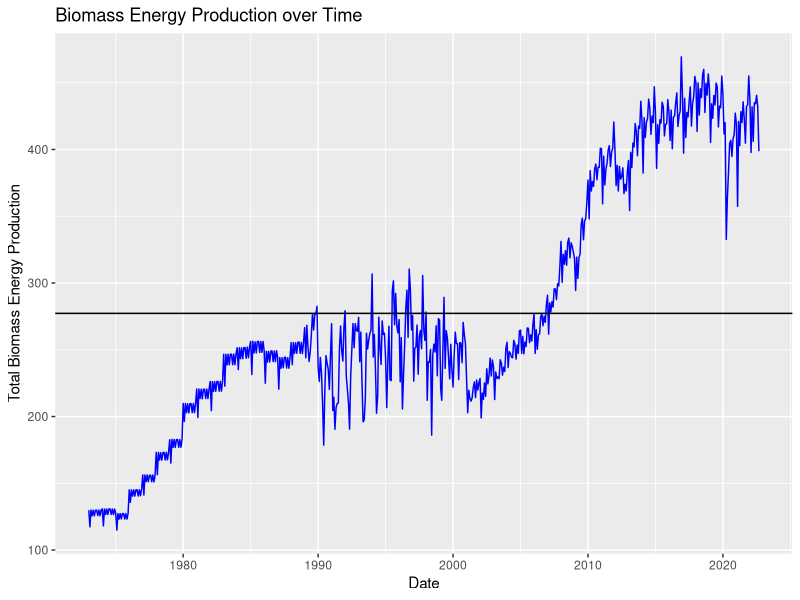
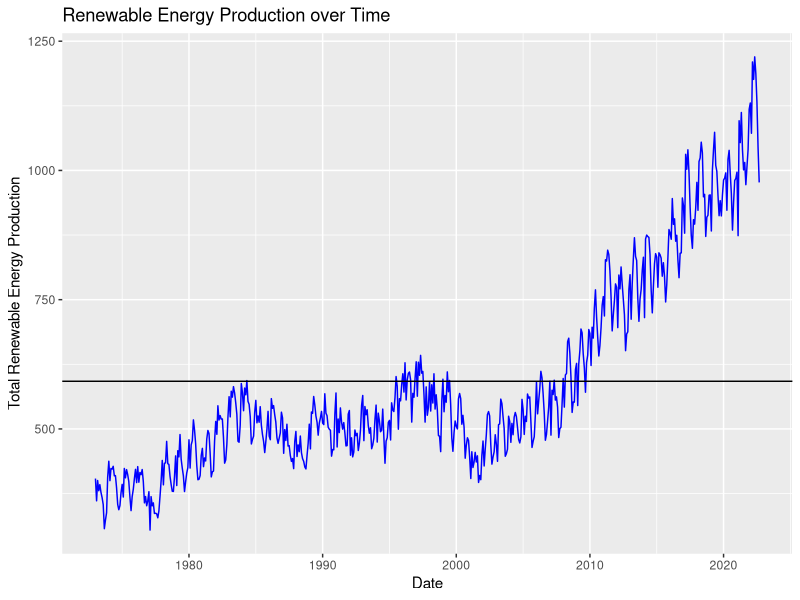
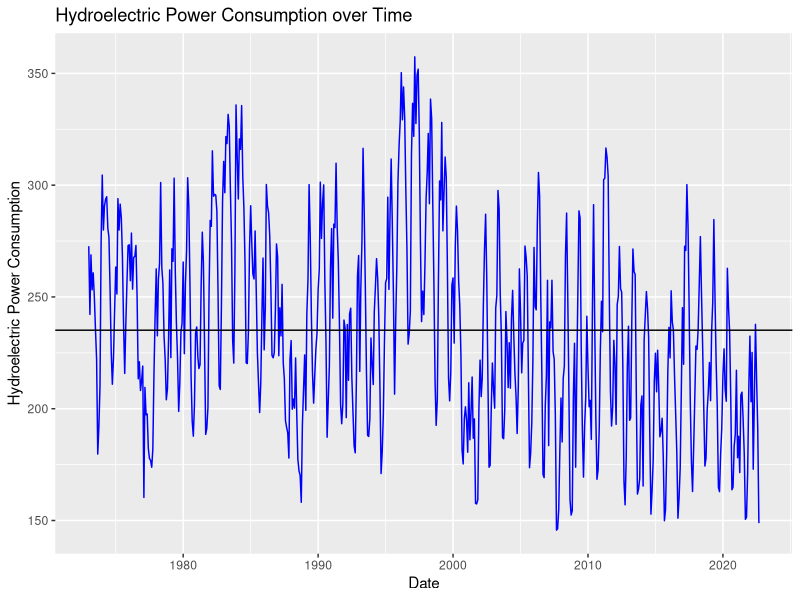
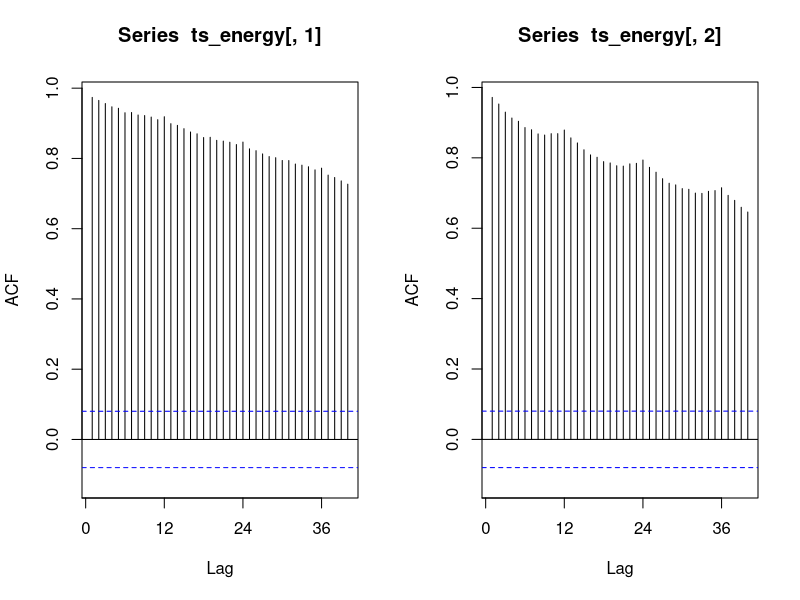
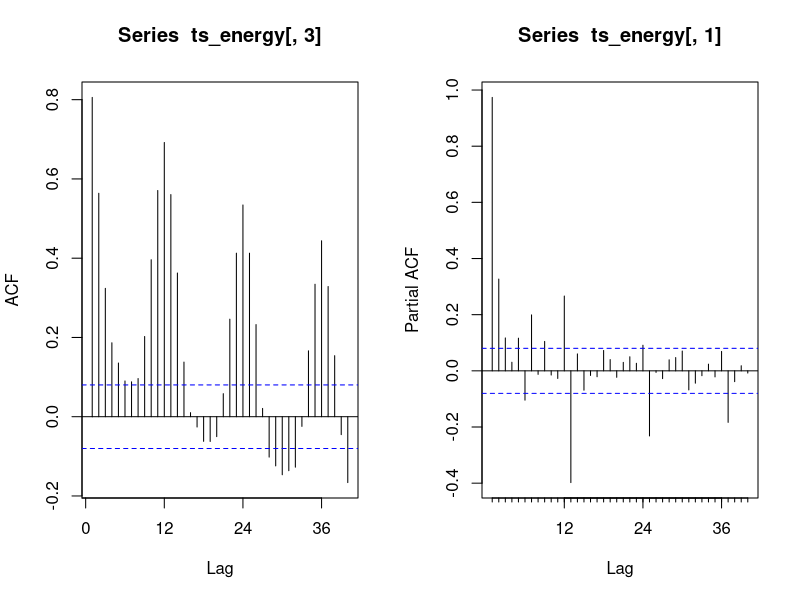
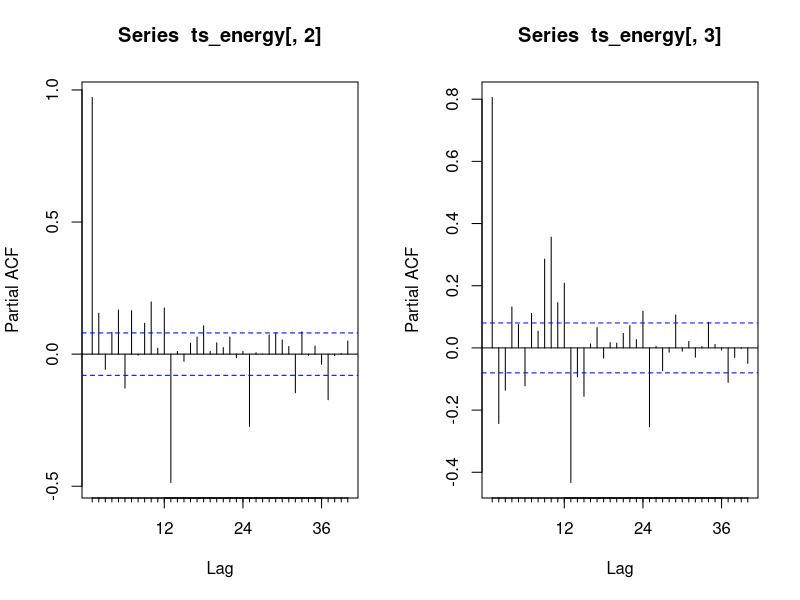

Here is the R script that generated these plots, in order:
## ---- chunk 1
#Load/install required package here

library(forecast)
library(tseries)
library(dplyr)
library(tidyverse)
library(ggplot2)
library(lubridate)
## ---- chunk 2
#Importing data set

data<-read.csv("./Data/Table_10.1_Renewable_Energy_Production_and_Consumption_by_Source-Edit.csv")

## ---- chunk 3

  
date<-ym(data$Month)
  
data.edit<-cbind(data,date)%>% 
  select(date,Total.Biomass.Energy.Production, Total.Renewable.Energy.Production, Hydroelectric.Power.Consumption)

head(data.edit)



## ---- chunk 4

ts_energy <- ts(data.edit[,(2:4)], frequency=12, start=c(1931,1)) 
head(ts_energy)
## ---- chunk 5

mean.biomass<-mean(data.edit$Total.Biomass.Energy.Production)
sd(data.edit$Total.Biomass.Energy.Production)

mean.renewable<-mean(data.edit$Total.Renewable.Energy.Production)
sd(data.edit$Total.Renewable.Energy.Production)

mean.hydro<-mean(data.edit$Hydroelectric.Power.Consumption)
sd(data.edit$Hydroelectric.Power.Consumption)


## ---- chunk 6


par(mfrow=c(1,2))

ggplot(data.edit, aes(x=date, y=data.edit[,2])) +
            geom_line(color="blue") +
            ylab("Total Biomass Energy Production")+
            xlab("Date")+
            ggtitle("Biomass Energy Production over Time")+
            geom_hline(yintercept=mean.biomass, color="black")


ggplot(data.edit, aes(x=date, y=data.edit[,3])) +
            geom_line(color="blue") +
            ylab("Total Renewable Energy Production")+
            xlab("Date")+
            ggtitle("Renewable Energy Production over Time")+
            geom_hline(yintercept=mean.renewable, color="black")

ggplot(data.edit, aes(x=date, y=data.edit[,4])) +
            geom_line(color="blue") +
            ylab("Hydroelectric Power Consumption")+
            xlab("Date")+
            ggtitle("Hydroelectric Power Consumption over Time")+
            geom_hline(yintercept=mean.hydro, color="black")



## ---- chunk 7

cor(ts_energy)

## ---- chunk 8

Acf(ts_energy[,1],lag.max=40)

Acf(ts_energy[,2],lag.max=40)

Acf(ts_energy[,3],lag.max=40)


## ---- chunk 9

Pacf(ts_energy[,1],lag.max=40)

Pacf(ts_energy[,2],lag.max=40)

Pacf(ts_energy[,3],lag.max=40)

